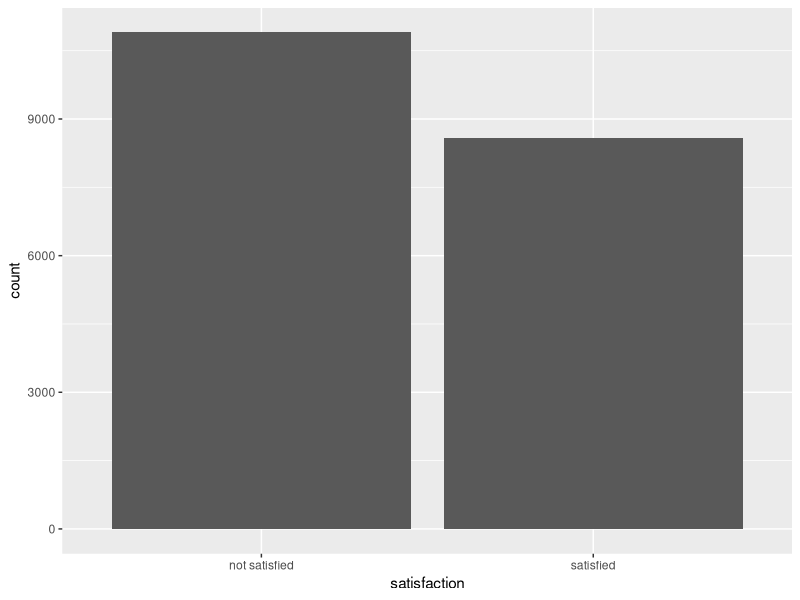
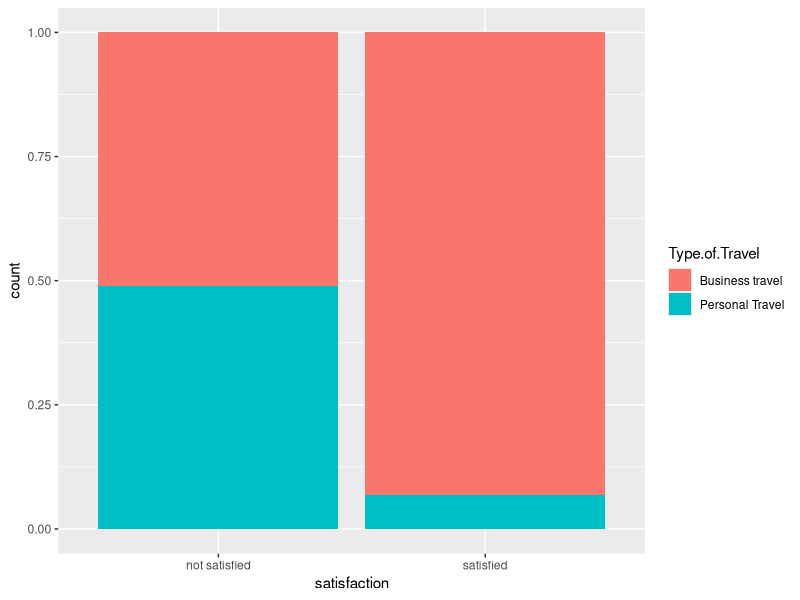
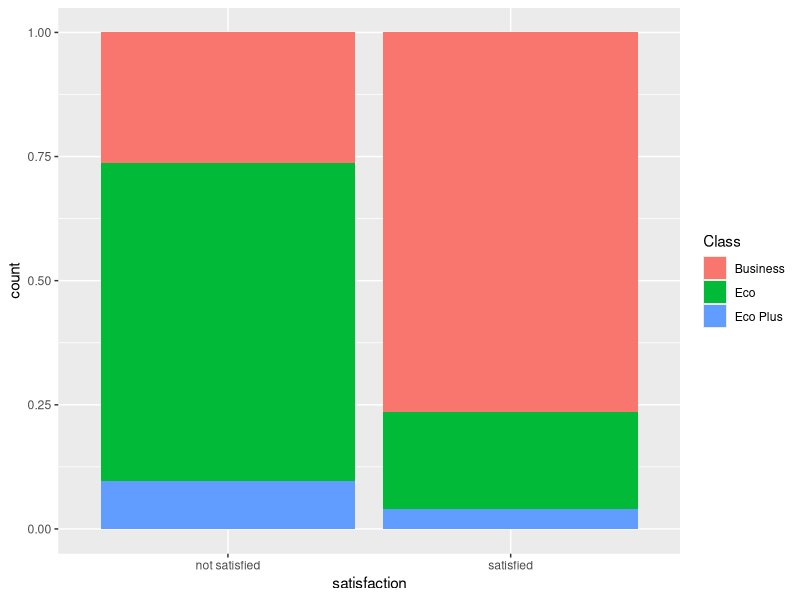
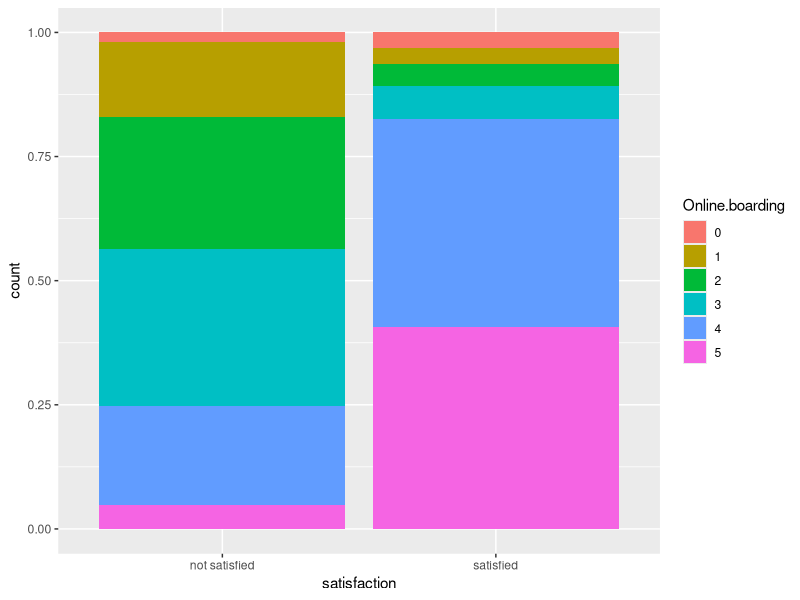
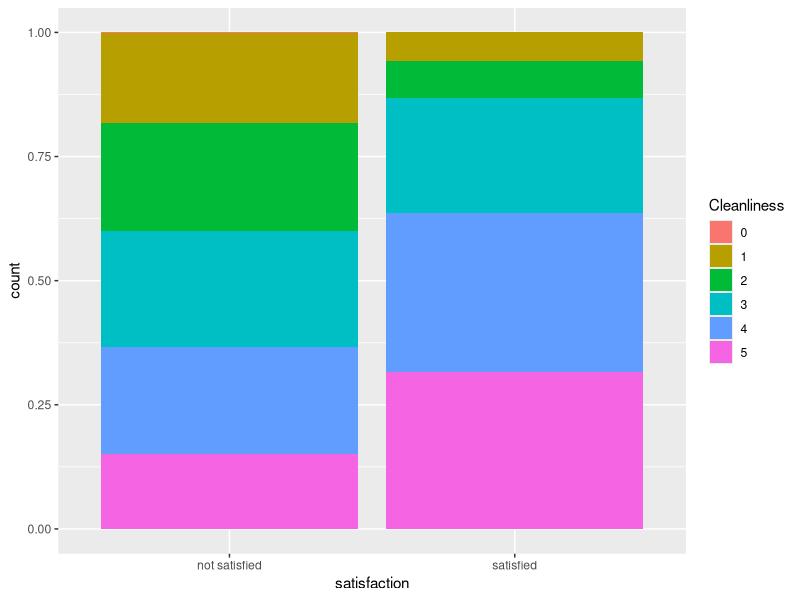
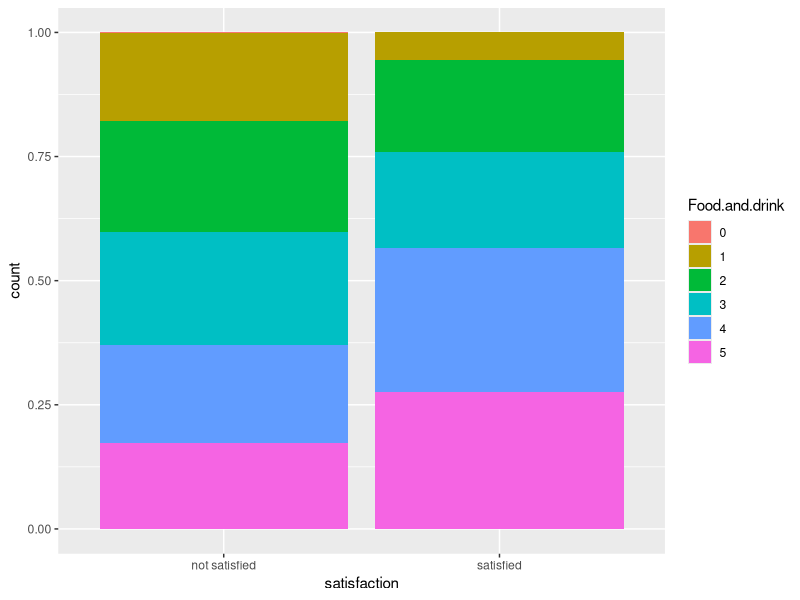
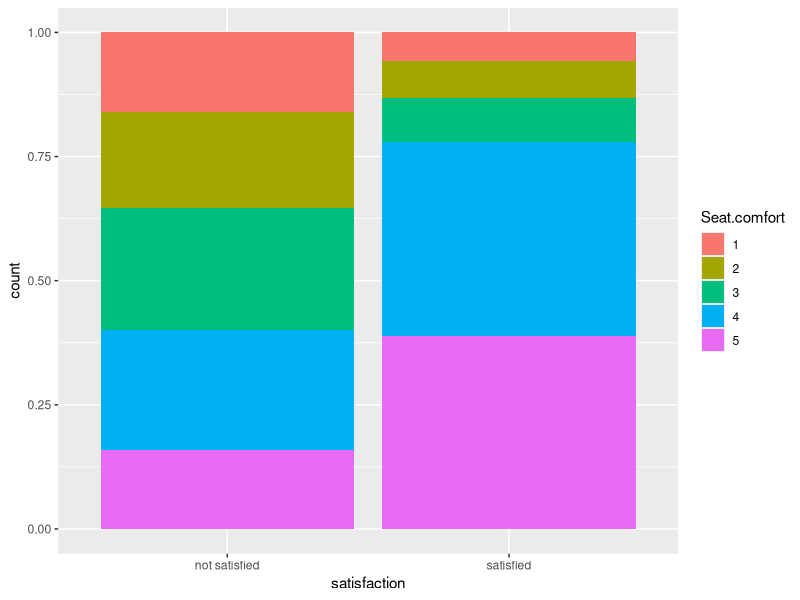
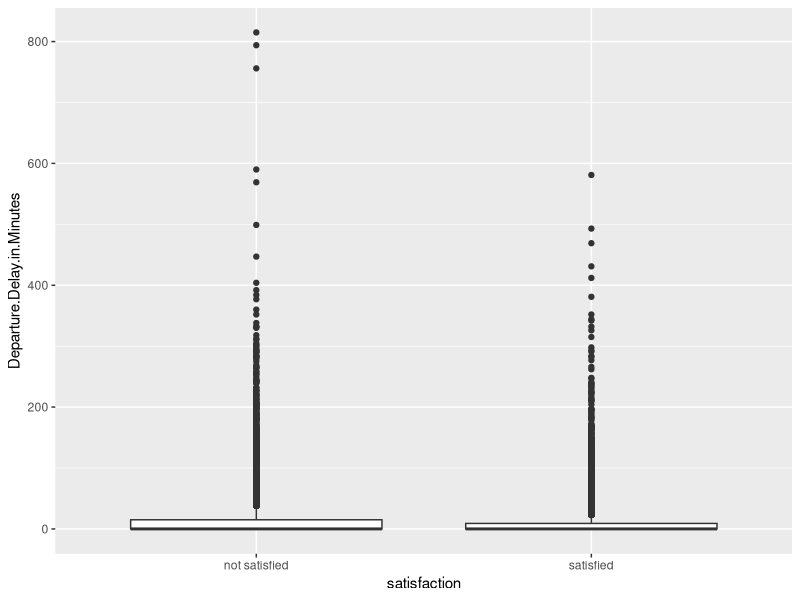

The R source for these figures, in order:
###############################################################-
## package                                                 ####
###############################################################-
library(ggplot2)
library(dplyr)
library(tidyr)
library(gridExtra)

###############################################################-
## data                                                    ####
###############################################################-
train <- read.csv("train.csv", header = TRUE, stringsAsFactors = TRUE)
test <- read.csv("test.csv", header = TRUE, stringsAsFactors = TRUE)

y.train <- train$satisfaction
x.train <- train %>% select(-satisfaction)

y.test <- test$satisfaction
x.test <- test %>% select(-satisfaction)

###############################################################-
## data                                                    ####
###############################################################-
temp <- train # copy the train
names(temp)
temp %>% str()

## transform data into appropirate form for plotting-----------
temp$satisfaction <- ifelse(temp$satisfaction=='satisfied',
                            'satisfied','not satisfied') %>% as.factor()

temp$Inflight.wifi.service <- temp$Inflight.wifi.service %>%  as.factor()
temp$Online.boarding <- temp$Online.boarding %>%  as.factor()
temp$Cleanliness <- temp$Cleanliness %>% as.factor()
temp$Food.and.drink <- temp$Food.and.drink %>% as.factor()
temp$Seat.comfort <- temp$Seat.comfort %>% as.factor()

## satisfaction -----------------------------------------------
p <- ggplot(temp, aes(satisfaction,))
p1 <- p+geom_bar();p1

## categorical variables vs satisfaction
p2 <- p+geom_bar(aes(fill=Type.of.Travel),position="fill");p2
p3 <- p+geom_bar(aes(fill=Class),position="fill");p3
p9 <- p+geom_bar(aes(fill=Online.boarding),position="fill");p9
p10 <- p+geom_bar(aes(fill=Cleanliness),position="fill");p10
p11 <- p+geom_bar(aes(fill=Food.and.drink),position="fill");p11
p12 <- p+geom_bar(aes(fill=Seat.comfort),position="fill");p12
#grid.arrange(p2,p3,p9,p11, nrow=2, ncol=2)

## continuous variables vs satisfaction
p5 <- p+geom_boxplot(aes(satisfaction,Departure.Delay.in.Minutes));p5
p6 <- p+geom_boxplot(aes(satisfaction,Arrival.Delay.in.Minutes));p6
p7 <- p+geom_boxplot(aes(satisfaction,Flight.Distance));p7
p8 <- p+geom_boxplot(aes(satisfaction,Age));p8
#grid.arrange(p5,p6,p7,p8, nrow=2, ncol=2)

## mixed 2 by 2 panel
plot1 <- grid.arrange(p3,p11,p7,p8, nrow=2, ncol=2);plot1

## predictors -------------------------------------------
## conti vs conti
# ggplot(temp, aes(Flight.Distance, Arrival.Delay.in.Minutes))+
#   geom_point(aes(color=satisfaction))

plot2 <- ggplot(temp, aes(Departure.Delay.in.Minutes, Arrival.Delay.in.Minutes))+
  geom_point(aes(color=satisfaction));plot2

## cat vs cat
tb <- table(temp$Online.boarding, temp$Inflight.wifi.service)
tb <- as.data.frame(tb) 
colnames(tb)=c("Online.boarding", "Inflight.wifi.service", "Freq")

# plot3 <- ggplot(tb, aes(Online.boarding, Freq,
#                  fill=Online.boarding))+
#   geom_bar(stat = 'identity', position = 'dodge')+
#   facet_wrap(~Inflight.wifi.service);plot3

plot3 <- ggplot(tb, aes(Online.boarding, Freq,
                        fill=Inflight.wifi.service))+
  geom_bar(stat = 'identity', position = 'dodge')+
  facet_wrap(~Inflight.wifi.service);plot3


## Plot to use ----------------------------------------
grid.arrange(p3,p11,p7,p8, nrow=2, ncol=2)
grid.arrange(plot2, plot3, nrow=2, ncol=1)

## correlation mat







